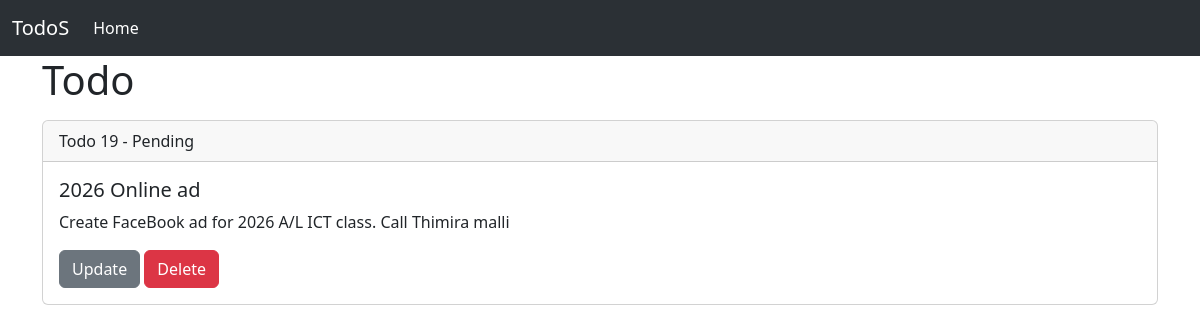
Page /19/ on the committed database.
### todoapp/models.py (models this page shows, shortened)
class Todo(models.Model):
    title = models.CharField(max_length=100)
    description = models.CharField(max_length=100)
    completed = models.BooleanField(default=False)
    timestamp = models.DateTimeField(auto_now=True)

### todoapp/views.py (the view)
# urls.py: path('<int:pk>/', views.TodoDetail.as_view(), name='todo'),
class TodoDetail(DetailView):
    model = Todo
    context_object_name = 'todo'
    def get_object(self, queryset=None):
        pk = self.kwargs.get('pk')
        return get_object_or_404(Todo, id=pk)

### todoapp/templates/todoapp/todo_detail.html (shortened to what this page needs)
{% extends 'base.html' %}
{% block content %}
<div class="container">
    <h1>Todo</h1>
    <div class="card">
        <div class="card-header">
            Todo {{ todo.id }} -
            {% if todo.completed %}
            <span>Completed</span>
            {% else %}
            <span>Pending</span>
            {% endif %}
        </div>
        <div class="card-body">
            <h5 class="card-title">{{ todo.title }}</h5>
            <p class="card-text">{{ todo.description }}</p>
            <a href="{% url 'todoapp:update' todo.id %}" class="btn btn-secondary">Update</a>
            <button class="btn btn-danger" data-bs-toggle="modal" data-bs-target="#exampleModal">Delete</button>
        </div>
    </div>
</div>
{% endblock %}

### rows in the picture
Todo: id "19", title "2026 Online ad", description "Create FaceBook ad for 2026 A/L ICT class. Call Thimira malli"
